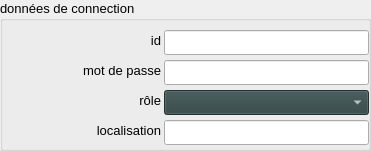
      <widget class="QGroupBox" name="groupBox_2">
       <property name="geometry">
        <rect>
         <x>400</x>
         <y>169</y>
         <width>371</width>
         <height>151</height>
        </rect>
       </property>
       <property name="font">
        <font>
         <pointsize>10</pointsize>
         <weight>50</weight>
         <italic>false</italic>
         <bold>false</bold>
        </font>
       </property>
       <property name="title">
        <string>données de connection</string>
       </property>
       <widget class="QLabel" name="label_role">
        <property name="geometry">
         <rect>
          <x>30</x>
          <y>90</y>
          <width>131</width>
          <height>21</height>
         </rect>
        </property>
        <property name="text">
         <string>rôle</string>
        </property>
        <property name="alignment">
         <set>Qt::AlignRight|Qt::AlignTrailing|Qt::AlignVCenter</set>
        </property>
       </widget>
       <widget class="YerothComboBox" name="comboBox_detail_utilisateur_role">
        <property name="geometry">
         <rect>
          <x>164</x>
          <y>90</y>
          <width>205</width>
          <height>25</height>
         </rect>
        </property>
        <property name="palette">
         <palette>
          <active>
           <colorrole role="WindowText">
            <brush brushstyle="SolidPattern">
             <color alpha="255">
              <red>255</red>
              <green>255</green>
              <blue>255</blue>
             </color>
            </brush>
           </colorrole>
           <colorrole role="Button">
            <brush brushstyle="SolidPattern">
             <color alpha="255">
              <red>47</red>
              <green>67</green>
              <blue>67</blue>
             </color>
            </brush>
           </colorrole>
           <colorrole role="Light">
            <brush brushstyle="SolidPattern">
             <color alpha="255">
              <red>70</red>
              <green>100</green>
              <blue>100</blue>
             </color>
            </brush>
           </colorrole>
           <colorrole role="Midlight">
            <brush brushstyle="SolidPattern">
             <color alpha="255">
              <red>58</red>
              <green>83</green>
              <blue>83</blue>
             </color>
            </brush>
           </colorrole>
           <colorrole role="Dark">
            <brush brushstyle="SolidPattern">
             <color alpha="255">
              <red>23</red>
              <green>33</green>
              <blue>33</blue>
             </color>
            </brush>
           </colorrole>
           <colorrole role="Mid">
            <brush brushstyle="SolidPattern">
             <color alpha="255">
              <red>31</red>
              <green>44</green>
              <blue>44</blue>
             </color>
            </brush>
           </colorrole>
           <colorrole role="Text">
            <brush brushstyle="SolidPattern">
             <color alpha="255">
              <red>255</red>
              <green>255</green>
              <blue>255</blue>
             </color>
            </brush>
           </colorrole>
           <colorrole role="BrightText">
            <brush brushstyle="SolidPattern">
             <color alpha="255">
              <red>255</red>
              <green>255</green>
              <blue>255</blue>
             </color>
            </brush>
           </colorrole>
           <colorrole role="ButtonText">
            <brush brushstyle="SolidPattern">
             <color alpha="255">
              <red>255</red>
              <green>255</green>
              <blue>255</blue>
             </color>
            </brush>
           </colorrole>
           <colorrole role="Base">
            <brush brushstyle="SolidPattern">
             <color alpha="255">
              <red>0</red>
              <green>0</green>
              <blue>0</blue>
             </color>
            </brush>
           </colorrole>
           <colorrole role="Window">
            <brush brushstyle="SolidPattern">
             <color alpha="255">
              <red>47</red>
              <green>67</green>
              <blue>67</blue>
             </color>
            </brush>
           </colorrole>
           <colorrole role="Shadow">
            <brush brushstyle="SolidPattern">
             <color alpha="255">
              <red>0</red>
              <green>0</green>
              <blue>0</blue>
             </color>
            </brush>
           </colorrole>
           <colorrole role="AlternateBase">
            <brush brushstyle="SolidPattern">
             <color alpha="255">
              <red>23</red>
              <green>33</green>
              <blue>33</blue>
             </color>
            </brush>
           </colorrole>
           <colorrole role="ToolTipBase">
            <brush brushstyle="SolidPattern">
             <color alpha="255">
              <red>255</red>
              <green>255</green>
              <blue>220</blue>
             </color>
            </brush>
           </colorrole>
           <colorrole role="ToolTipText">
            <brush brushstyle="SolidPattern">
             <color alpha="255">
              <red>0</red>
              <green>0</green>
              <blue>0</blue>
             </color>
            </brush>
           </colorrole>
           <colorrole role="PlaceholderText">
            <brush brushstyle="NoBrush">
             <color alpha="128">
              <red>255</red>
              <green>255</green>
              <blue>255</blue>
             </color>
            </brush>
           </colorrole>
          </active>
          <inactive>
           <colorrole role="WindowText">
            <brush brushstyle="SolidPattern">
             <color alpha="255">
              <red>255</red>
              <green>255</green>
              <blue>255</blue>
             </color>
            </brush>
           </colorrole>
           <colorrole role="Button">
            <brush brushstyle="SolidPattern">
             <color alpha="255">
              <red>47</red>
              <green>67</green>
              <blue>67</blue>
             </color>
            </brush>
           </colorrole>
           <colorrole role="Light">
            <brush brushstyle="SolidPattern">
             <color alpha="255">
              <red>70</red>
              <green>100</green>
              <blue>100</blue>
             </color>
            </brush>
           </colorrole>
           <colorrole role="Midlight">
            <brush brushstyle="SolidPattern">
             <color alpha="255">
              <red>58</red>
              <green>83</green>
              <blue>83</blue>
             </color>
            </brush>
           </colorrole>
           <colorrole role="Dark">
            <brush brushstyle="SolidPattern">
             <color alpha="255">
              <red>23</red>
              <green>33</green>
              <blue>33</blue>
             </color>
            </brush>
           </colorrole>
           <colorrole role="Mid">
            <brush brushstyle="SolidPattern">
             <color alpha="255">
              <red>31</red>
              <green>44</green>
              <blue>44</blue>
             </color>
            </brush>
           </colorrole>
           <colorrole role="Text">
            <brush brushstyle="SolidPattern">
             <color alpha="255">
              <red>255</red>
              <green>255</green>
              <blue>255</blue>
             </color>
            </brush>
           </colorrole>
           <colorrole role="BrightText">
            <brush brushstyle="SolidPattern">
             <color alpha="255">
              <red>255</red>
              <green>255</green>
              <blue>255</blue>
             </color>
            </brush>
           </colorrole>
           <colorrole role="ButtonText">
            <brush brushstyle="SolidPattern">
             <color alpha="255">
              <red>255</red>
              <green>255</green>
              <blue>255</blue>
             </color>
            </brush>
           </colorrole>
           <colorrole role="Base">
            <brush brushstyle="SolidPattern">
             <color alpha="255">
              <red>0</red>
              <green>0</green>
              <blue>0</blue>
             </color>
            </brush>
           </colorrole>
           <colorrole role="Window">
            <brush brushstyle="SolidPattern">
             <color alpha="255">
              <red>47</red>
              <green>67</green>
              <blue>67</blue>
             </color>
            </brush>
           </colorrole>
           <colorrole role="Shadow">
            <brush brushstyle="SolidPattern">
             <color alpha="255">
              <red>0</red>
              <green>0</green>
              <blue>0</blue>
             </color>
            </brush>
           </colorrole>
           <colorrole role="AlternateBase">
            <brush brushstyle="SolidPattern">
             <color alpha="255">
              <red>23</red>
              <green>33</green>
              <blue>33</blue>
             </color>
            </brush>
           </colorrole>
           <colorrole role="ToolTipBase">
            <brush brushstyle="SolidPattern">
             <color alpha="255">
              <red>255</red>
              <green>255</green>
              <blue>220</blue>
             </color>
            </brush>
           </colorrole>
           <colorrole role="ToolTipText">
            <brush brushstyle="SolidPattern">
             <color alpha="255">
              <red>0</red>
              <green>0</green>
              <blue>0</blue>
             </color>
            </brush>
           </colorrole>
           <colorrole role="PlaceholderText">
            <brush brushstyle="NoBrush">
             <color alpha="128">
              <red>255</red>
              <green>255</green>
              <blue>255</blue>
             </color>
            </brush>
           </colorrole>
          </inactive>
          <disabled>
           <colorrole role="WindowText">
            <brush brushstyle="SolidPattern">
             <color alpha="255">
              <red>23</red>
              <green>33</green>
              <blue>33</blue>
             </color>
            </brush>
           </colorrole>
           <colorrole role="Button">
            <brush brushstyle="SolidPattern">
             <color alpha="255">
              <red>47</red>
              <green>67</green>
              <blue>67</blue>
             </color>
            </brush>
           </colorrole>
           <colorrole role="Light">
            <brush brushstyle="SolidPattern">
             <color alpha="255">
              <red>70</red>
              <green>100</green>
              <blue>100</blue>
             </color>
            </brush>
           </colorrole>
           <colorrole role="Midlight">
            <brush brushstyle="SolidPattern">
             <color alpha="255">
              <red>58</red>
              <green>83</green>
              <blue>83</blue>
             </color>
            </brush>
           </colorrole>
           <colorrole role="Dark">
            <brush brushstyle="SolidPattern">
             <color alpha="255">
              <red>23</red>
              <green>33</green>
              <blue>33</blue>
             </color>
            </brush>
           </colorrole>
           <colorrole role="Mid">
            <brush brushstyle="SolidPattern">
             <color alpha="255">
              <red>31</red>
              <green>44</green>
              <blue>44</blue>
             </color>
            </brush>
           </colorrole>
           <colorrole role="Text">
            <brush brushstyle="SolidPattern">
             <color alpha="255">
              <red>23</red>
              <green>33</green>
              <blue>33</blue>
             </color>
            </brush>
           </colorrole>
           <colorrole role="BrightText">
            <brush brushstyle="SolidPattern">
             <color alpha="255">
              <red>255</red>
              <green>255</green>
              <blue>255</blue>
             </color>
            </brush>
           </colorrole>
           <colorrole role="ButtonText">
            <brush brushstyle="SolidPattern">
             <color alpha="255">
              <red>23</red>
              <green>33</green>
              <blue>33</blue>
             </color>
            </brush>
           </colorrole>
           <colorrole role="Base">
            <brush brushstyle="SolidPattern">
             <color alpha="255">
              <red>47</red>
              <green>67</green>
              <blue>67</blue>
             </color>
            </brush>
           </colorrole>
           <colorrole role="Window">
            <brush brushstyle="SolidPattern">
             <color alpha="255">
              <red>47</red>
              <green>67</green>
              <blue>67</blue>
             </color>
            </brush>
           </colorrole>
           <colorrole role="Shadow">
            <brush brushstyle="SolidPattern">
             <color alpha="255">
              <red>0</red>
              <green>0</green>
              <blue>0</blue>
             </color>
            </brush>
           </colorrole>
           <colorrole role="AlternateBase">
            <brush brushstyle="SolidPattern">
             <color alpha="255">
              <red>47</red>
              <green>67</green>
              <blue>67</blue>
             </color>
            </brush>
           </colorrole>
           <colorrole role="ToolTipBase">
            <brush brushstyle="SolidPattern">
             <color alpha="255">
              <red>255</red>
              <green>255</green>
              <blue>220</blue>
             </color>
            </brush>
           </colorrole>
           <colorrole role="ToolTipText">
            <brush brushstyle="SolidPattern">
             <color alpha="255">
              <red>0</red>
              <green>0</green>
              <blue>0</blue>
             </color>
            </brush>
           </colorrole>
           <colorrole role="PlaceholderText">
            <brush brushstyle="NoBrush">
             <color alpha="128">
              <red>255</red>
              <green>255</green>
              <blue>255</blue>
             </color>
            </brush>
           </colorrole>
          </disabled>
         </palette>
        </property>
        <property name="font">
         <font>
          <pointsize>10</pointsize>
          <weight>50</weight>
          <italic>false</italic>
          <bold>false</bold>
         </font>
        </property>
       </widget>
       <widget class="QLabel" name="label_localisation">
        <property name="geometry">
         <rect>
          <x>30</x>
          <y>120</y>
          <width>131</width>
          <height>21</height>
         </rect>
        </property>
        <property name="text">
         <string>localisation</string>
        </property>
        <property name="alignment">
         <set>Qt::AlignRight|Qt::AlignTrailing|Qt::AlignVCenter</set>
        </property>
       </widget>
       <widget class="QLabel" name="label_id">
        <property name="geometry">
         <rect>
          <x>30</x>
          <y>30</y>
          <width>131</width>
          <height>21</height>
         </rect>
        </property>
        <property name="text">
         <string>id</string>
        </property>
        <property name="alignment">
         <set>Qt::AlignRight|Qt::AlignTrailing|Qt::AlignVCenter</set>
        </property>
       </widget>
       <widget class="YerothLineEdit" name="lineEdit_detail_utilisateur_id">
        <property name="geometry">
         <rect>
          <x>164</x>
          <y>30</y>
          <width>205</width>
          <height>25</height>
         </rect>
        </property>
        <property name="font">
         <font>
          <pointsize>10</pointsize>
          <weight>50</weight>
          <italic>false</italic>
          <bold>false</bold>
         </font>
        </property>
       </widget>
       <widget class="QLabel" name="label_mot_passe">
        <property name="geometry">
         <rect>
          <x>30</x>
          <y>60</y>
          <width>131</width>
          <height>21</height>
         </rect>
        </property>
        <property name="text">
         <string>mot de passe</string>
        </property>
        <property name="alignment">
         <set>Qt::AlignRight|Qt::AlignTrailing|Qt::AlignVCenter</set>
        </property>
       </widget>
       <widget class="YerothLineEdit" name="lineEdit_detail_utilisateur_mot_passe">
        <property name="geometry">
         <rect>
          <x>164</x>
          <y>60</y>
          <width>205</width>
          <height>25</height>
         </rect>
        </property>
        <property name="font">
         <font>
          <pointsize>10</pointsize>
          <weight>50</weight>
          <italic>false</italic>
          <bold>false</bold>
         </font>
        </property>
       </widget>
       <widget class="YerothLineEdit" name="lineEdit_detail_utilisateur_localisation">
        <property name="enabled">
         <bool>true</bool>
        </property>
        <property name="geometry">
         <rect>
          <x>164</x>
          <y>120</y>
          <width>205</width>
          <height>25</height>
         </rect>
        </property>
        <property name="font">
         <font>
          <pointsize>10</pointsize>
          <weight>50</weight>
          <italic>false</italic>
          <bold>false</bold>
         </font>
        </property>
       </widget>
      </widget>
